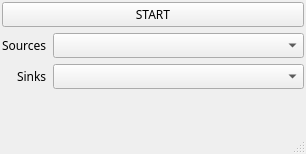
<?xml version="1.0" encoding="UTF-8"?>
<ui version="4.0">
 <class>PreLaunchSettingsClass</class>
 <widget class="QMainWindow" name="PreLaunchSettingsClass">
  <property name="geometry">
   <rect>
    <x>0</x>
    <y>0</y>
    <width>306</width>
    <height>154</height>
   </rect>
  </property>
  <property name="windowTitle">
   <string>Pre-launch settings</string>
  </property>
  <property name="styleSheet">
   <string notr="true"/>
  </property>
  <widget class="QWidget" name="centralWidget">
   <layout class="QHBoxLayout" name="horizontalLayout_2">
    <property name="leftMargin">
     <number>2</number>
    </property>
    <property name="topMargin">
     <number>2</number>
    </property>
    <property name="rightMargin">
     <number>2</number>
    </property>
    <property name="bottomMargin">
     <number>2</number>
    </property>
    <item>
     <widget class="QWidget" name="widget" native="true">
      <layout class="QHBoxLayout" name="horizontalLayout_3">
       <property name="leftMargin">
        <number>0</number>
       </property>
       <property name="topMargin">
        <number>0</number>
       </property>
       <property name="rightMargin">
        <number>0</number>
       </property>
       <property name="bottomMargin">
        <number>0</number>
       </property>
       <item>
        <widget class="QWidget" name="widget_2" native="true">
         <layout class="QVBoxLayout" name="verticalLayout">
          <property name="leftMargin">
           <number>0</number>
          </property>
          <property name="topMargin">
           <number>0</number>
          </property>
          <property name="rightMargin">
           <number>0</number>
          </property>
          <property name="bottomMargin">
           <number>0</number>
          </property>
          <item>
           <layout class="QHBoxLayout" name="horizontalLayout">
            <item>
             <widget class="QPushButton" name="turnOnPushButton">
              <property name="font">
               <font>
                <family>Segoe Script</family>
               </font>
              </property>
              <property name="text">
               <string>START</string>
              </property>
             </widget>
            </item>
           </layout>
          </item>
          <item>
           <layout class="QFormLayout" name="formLayout">
            <property name="labelAlignment">
             <set>Qt::AlignmentFlag::AlignRight|Qt::AlignmentFlag::AlignTrailing|Qt::AlignmentFlag::AlignVCenter</set>
            </property>
            <item row="0" column="0">
             <widget class="QLabel" name="sourcesLabel">
              <property name="font">
               <font>
                <family>Segoe Script</family>
               </font>
              </property>
              <property name="text">
               <string>Sources</string>
              </property>
             </widget>
            </item>
            <item row="0" column="1">
             <widget class="QComboBox" name="sourcesCombobox">
              <property name="font">
               <font>
                <family>Segoe Script</family>
               </font>
              </property>
             </widget>
            </item>
            <item row="1" column="0">
             <widget class="QLabel" name="sinksLabel">
              <property name="font">
               <font>
                <family>Segoe Script</family>
               </font>
              </property>
              <property name="text">
               <string>Sinks</string>
              </property>
             </widget>
            </item>
            <item row="1" column="1">
             <widget class="QComboBox" name="sinksComboBox">
              <property name="font">
               <font>
                <family>Segoe Script</family>
               </font>
              </property>
             </widget>
            </item>
           </layout>
          </item>
         </layout>
        </widget>
       </item>
      </layout>
     </widget>
    </item>
   </layout>
  </widget>
  <widget class="QMenuBar" name="menuBar">
   <property name="geometry">
    <rect>
     <x>0</x>
     <y>0</y>
     <width>306</width>
     <height>21</height>
    </rect>
   </property>
  </widget>
  <widget class="QStatusBar" name="statusBar">
   <property name="font">
    <font>
     <family>Segoe Script</family>
    </font>
   </property>
  </widget>
 </widget>
 <layoutdefault spacing="6" margin="11"/>
 <resources>
  <include location="GuiMediaFusion.qrc"/>
 </resources>
 <connections>
  <connection>
   <sender>sourcesCombobox</sender>
   <signal>currentIndexChanged(int)</signal>
   <receiver>PreLaunchSettingsClass</receiver>
   <slot>handleUserInput()</slot>
   <hints>
    <hint type="sourcelabel">
     <x>204</x>
     <y>118</y>
    </hint>
    <hint type="destinationlabel">
     <x>225</x>
     <y>-8</y>
    </hint>
   </hints>
  </connection>
  <connection>
   <sender>sinksComboBox</sender>
   <signal>currentIndexChanged(int)</signal>
   <receiver>PreLaunchSettingsClass</receiver>
   <slot>handleUserInput()</slot>
   <hints>
    <hint type="sourcelabel">
     <x>195</x>
     <y>194</y>
    </hint>
    <hint type="destinationlabel">
     <x>188</x>
     <y>-1</y>
    </hint>
   </hints>
  </connection>
 </connections>
 <slots>
  <slot>handleUserInput()</slot>
 </slots>
</ui>
